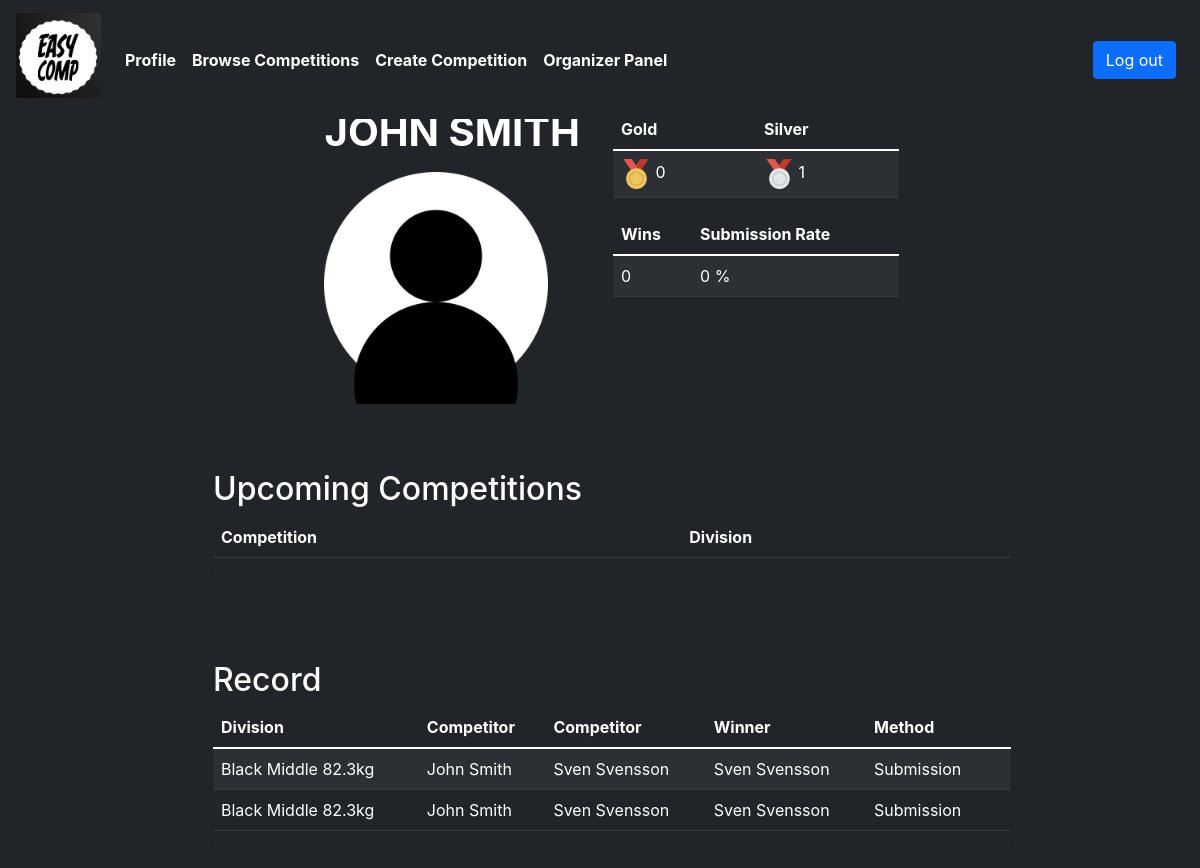
The app's page /profile (signed in), older data.
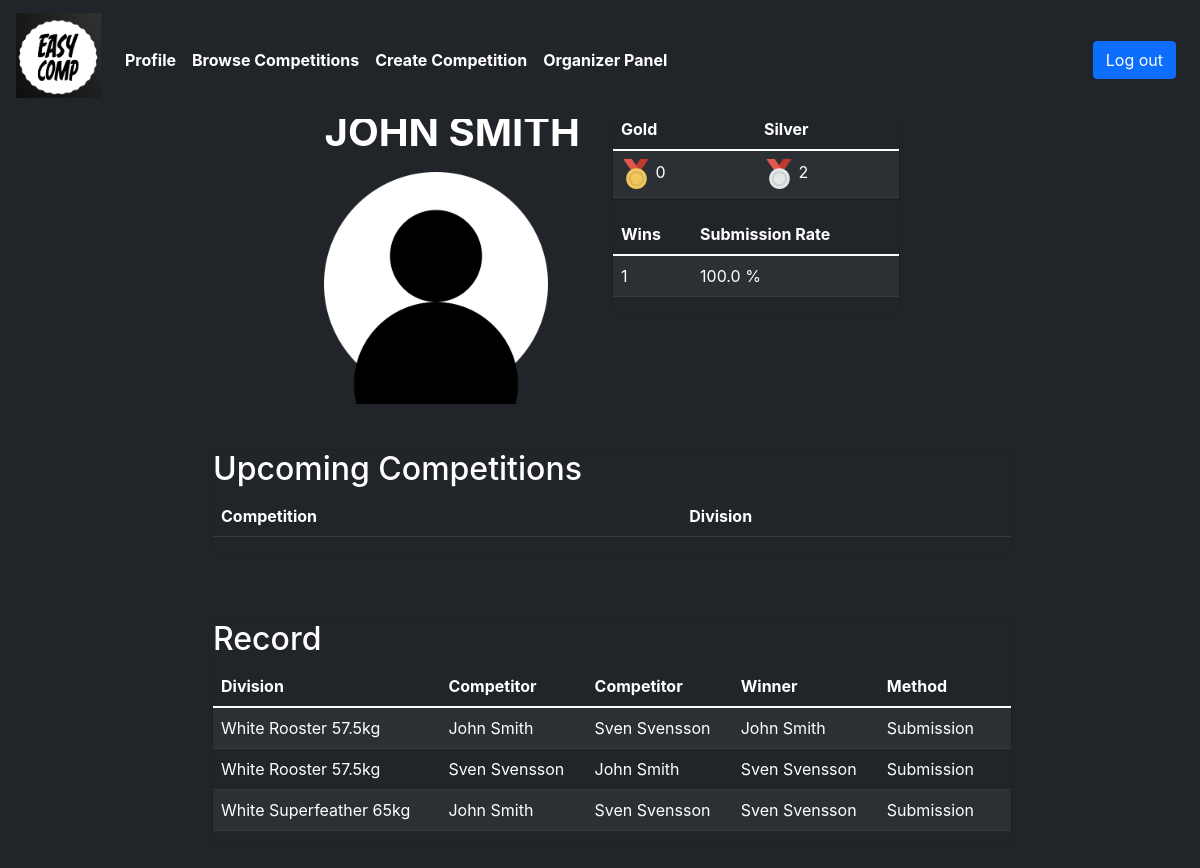
The same page, newer data.
### tables this page shows
CREATE TABLE matchresults (
    id TEXT NOT NULL,
    comp_id INTEGER NOT NULL,
    div_name TEXT NOT NULL,
    competitor1_name TEXT NOT NULL,
    competitor2_name TEXT NOT NULL,
    winner TEXT NOT NULL,
    method TEXT NOT NULL,
    PRIMARY KEY(id),
    FOREIGN KEY(comp_id) REFERENCES competitions(id)
);

### app.py (the view)
@app.route("/profile")
@login_required
def profile():
    rows = db.execute("SELECT * FROM users WHERE id = ?", session["user_id"])
    firstname = rows[0]["firstname"]
    lastname = rows[0]["lastname"]
    name = firstname + " " + lastname
    rows = db.execute("SELECT DISTINCT comp_name, name FROM divisions INNER JOIN competitors on competitors.division_id = divisions.id WHERE competitor_id = ?", session["user_id"])
    entered = rows
    rows = db.execute("SELECT COUNT (*) FROM matchresults WHERE winner = ?", name)
    wins = rows[0]["COUNT (*)"]
    if wins == 0:
        submissionrate = 0
    else:
        submission = "submission"
        rows = db.execute("SELECT COUNT (*) FROM matchresults WHERE winner = ? AND method = ? ", name, submission)
        submissions = rows[0]["COUNT (*)"]
        submissionrate = (submissions / wins) * 100
    rows = db.execute("SELECT COUNT (*) FROM competitionresults WHERE gold = ?", name)
    gold = rows[0]["COUNT (*)"]
    rows = db.execute("SELECT COUNT (*) FROM competitionresults WHERE silver = ?", name)
    silver = rows[0]["COUNT (*)"]
    results = db.execute("SELECT DISTINCT id, div_name, competitor1_name, competitor2_name, winner, method FROM matchresults WHERE competitor1_name = ? OR competitor2_name = ?", name, name)
    return render_template("profile.html", name=name, wins=wins, submissionrate=submissionrate, gold=gold, silver=silver, results=results, entered=entered)

### app.py (called while the page is built)
@app.after_request
def after_request(response):
    response.headers["Cache-Control"] = "no-cache, no-store, must-revalidate"
    response.headers["Expires"] = 0
    response.headers["Pragma"] = "no-cache"
    return response

### helpers.py (called while the page is built)
def login_required(f):
    @wraps(f)
    def decorated_function(*args, **kwargs):
        if session.get("user_id") is None:
            return redirect("/login")
        return f(*args, **kwargs)
    return decorated_function

### templates/profile.html (shortened to what this page needs)
{% extends "layout.html" %}
{% block main %}
<section id="userprofile" class="profile">
<div class="container-fullscreen bg-dark.bg-gradient">
        <div class="container-profile">
            <div class="row">
                <div class="col-sm-6 col-sm-offset-3">
                    <h1 class="text-center text-uppercase font-size-xxl bold">{{ name | upper }}</h1>
                    <img src="/static/images/user.png" style="width: 15rem; height: 15rem;">
                </div>
                <div class="col-sm-6 col-sm-offset-3">
                    <div class="card text-white bg-dark" style="width: 18rem;" name="userstatscard">
                        <table class="table table-dark table-striped" aria-label="usersmedals">
                            <thead>
                                <tr>
                                    <th>Gold</th>
                                    <th>Silver</th>
                                </tr>
                            </thead>
                            <tbody>
                                <tr>
                                    <td><img src="/static/images/gold-medal-svgrepo-com.svg" width="30" height="30" alt="gold"> {{ gold }} </td>
                                    <td><img src="/static/images/silver-medal-svgrepo-com.svg" width="30" height="30" alt="silver"> {{ silver }} </td>
                                </tr>
                            </tbody>
                        </table>
                        <table class="table table-dark table-striped" aria-label="uservictories">
                            <thead>
                                <tr>
                                    <th>Wins</th>
                                    <th>Submission Rate</th>
                                </tr>
                            </thead>
                            <tbody>
                                <tr>
                                    <td>{{ wins }}</td>
                                    <td>{{ submissionrate }} %</td>
                                </tr>
                            </tbody>
                        </table>
                    </div>
                </div>
            </div>
        </div>
        <div class="container">
            <div class="row">
                <div class="col-sm-6 col-sm-offset-3">
                    <div class="card text-white bg-dark" style="width: 100vh;" name="userregistrationscard">
                        <table class="table table-dark table-striped" aria-label="usersupcomingcompetitions">
                            <h2>Upcoming Competitions</h2>
                            <thead>
                                <th>Competition</th>
                                <th>Division</th>
                            </thead>
                        </table>
                    </div>
                </div>
            </div>
        </div>
        <div class="container">
            <div class="row">
                <div class="col-sm-6 col-sm-offset-3">
                    <div class="card text-white bg-dark" style="width: 100vh;" name="usersrecordcard">
                        <table class="table table-dark table-striped" aria-label="usersrecord">
                            <h2>Record</h2>
                            <thead>
                                <tr>
                                    <th>Division</th>
                                    <th>Competitor</th>
                                    <th>Competitor</th>
                                    <th>Winner</th>
                                    <th>Method</th>
                                </tr>
                            </thead>
                            <tbody>
                            {% for result in results %}
                                <tr>
                                    <td>{{ result['div_name'] }}</td>
                                    <td>{{ result['competitor1_name'] }}</td>
                                    <td>{{ result['competitor2_name'] }}</td>
                                    <td>{{ result['winner'] }}</td>
                                    <td>{{ result['method']| capitalize  }}</td>
                                    <td>
                                </td>
                                </tr>
                                {% endfor %}
                            </tbody>
                        </table>
                    </div>
                </div>
            </div>
        </div>
    </div>
</section>
  {% endblock %}

### templates/layout.html (shortened to what this page needs)
<!DOCTYPE html>
<html lang="en" data-bs-theme="dark">
    <head>
         <link href="https://cdn.jsdelivr.net/npm/bootstrap@5.1.3/dist/css/bootstrap.min.css" rel="stylesheet">
         <link href="/static/styles.css" rel="stylesheet">
    </head>
    <body>
        <nav class="bg-dark border-dark fixed-top navbar navbar-expand-md navbar-dark">
            <a class="navbar-brand" href="/">
                <img src="/static/images/logo.png" width="85" height="85" alt="logo">
            </a>
            <div class="collapse navbar-collapse" id="navbar">
                {% if session ["user_id"] %}
                <ul class="navbar-nav me-auto mt-2">
                    <li class="nav-item"><a class="nav-link" href="/profile"><strong>Profile</strong></a></li>
                    <li class="nav-item"><a class="nav-link" href="/competitions"><strong>Browse Competitions</strong></a></li>
                    <li class="nav-item"><a class="nav-link" href="/create"><strong>Create Competition</strong></a></li>
                    <li class="nav-item"><a class="nav-link" href="/organizerpanel"><strong>Organizer Panel</strong></a></li>
                </ul>
                <ul class="navbar-nav ms-auto mt-2">
                    <li class="nav-item"><a class="nav-link" href="/logout"><button class="btn btn-primary">Log out</button></a></li>
                </ul>
                {% else %}
                <ul class="navbar-nav ms-auto mt-2">
                    <li class="nav-item"><a class="nav-link" href="/register"><button class="btn btn-secondary">Register</button></a></li>
                    <li class="nav-item"><a class="nav-link" href="/login"><button class="btn btn-primary">Log in</button></a></li>
                </ul>
                {% endif %}
            </div>
        </nav>
        {% block main %}
        {% endblock %}
    </body>
</html>

### static/styles.css (style rules this page uses)
* { font-family: Inter, Helvetica, Arial, sans-serif; }
body { margin: 0; max-height: 100%; width: 100%; background-color: currentColor; padding-top: 64px; padding-top: 4.26666667rem; }
.bold { font-weight: 700; }
.card { margin: auto; background-color: currentColor; perspective: 800; }
.container { max-width: 100vh; margin-right: auto; margin-left: auto; padding-left: 15px; padding-right: 15px; padding-bottom: 20px; padding-top: 20px; }
.container-profile { max-width: 75vh; margin-right: auto; margin-left: auto; padding-left: 15px; padding-right: 15px; padding-top: 20px; }
.container-fullscreen { padding-top: 20px; display: flex; flex-direction: column; justify-content: space-between; position: relative; overflow: hidden; min-height: 100vh; min-width: 100vh; }
.font-size-xxl { line-height: 1.2; }
h1 { color:white; }
h2 { color: white; }
strong { color:white; }
.navbar { padding-left: 1rem; padding-right: 1rem; padding-bottom: 1rem; }
.nav-link { padding: 0rem; }
.row { margin-left: -15px; margin-right: -15px; }
.text-center { text-align: center; }

Row changes from the older to the newer data that the page shows:
removed matchresults: div_name "Black Middle 82.3kg", competitor1_name "John Smith", competitor2_name "Sven Svensson", winner "Sven Svensson", method "Submission"
removed matchresults: div_name "Black Middle 82.3kg", competitor1_name "John Smith", competitor2_name "Sven Svensson", winner "Sven Svensson", method "Submission"
added matchresults: div_name "White Rooster 57.5kg", competitor1_name "John Smith", competitor2_name "Sven Svensson", winner "John Smith", method "Submission"
added matchresults: div_name "White Rooster 57.5kg", competitor1_name "Sven Svensson", competitor2_name "John Smith", winner "Sven Svensson", method "Submission"
added matchresults: div_name "White Superfeather 65kg", competitor1_name "John Smith", competitor2_name "Sven Svensson", winner "Sven Svensson", method "Submission"
Text that changed along with them:
{{ silver }}: "1" → "2"
{{ wins }}: "0" → "1"
{{ submissionrate }}: "0" → "100.0"
